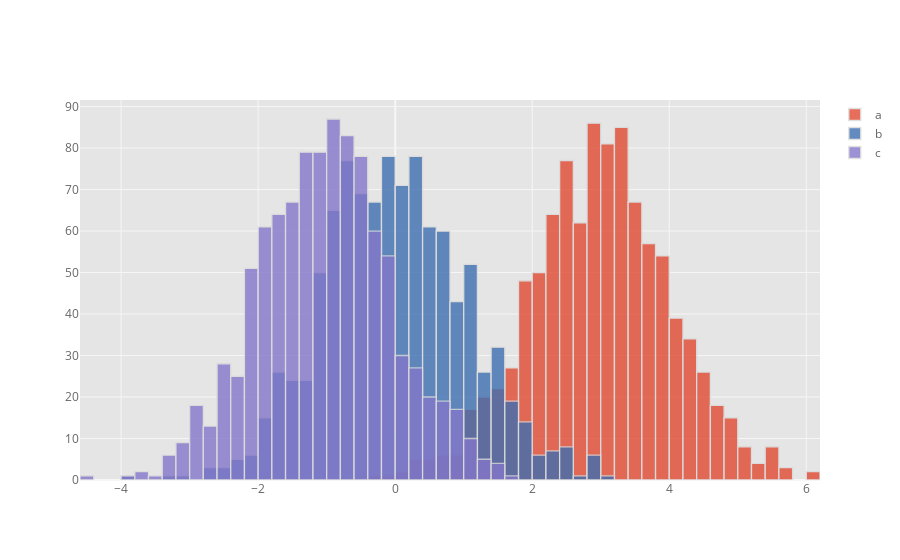

The notebook cell this image was saved under:
### Code cell
df.iplot(kind='histogram')

### Figure 1 — Plotly figure (JSON) as saved in the notebook; plotly's stock layout.template omitted (floating-point values rounded to 4 significant figures; data arrays with more than 128 entries replaced by an {"elided": "..."} marker saying what was removed)
{"data": [{"histfunc": "count", "histnorm": "", "marker": {"color": "rgba(226, 74, 51, 1.0)", "line": {"color": "#D9D9D9", "width": 1.3}}, "name": "a", "opacity": 0.8, "orientation": "v", "type": "histogram", "x": {"elided": "1000 float values"}}, {"histfunc": "count", "histnorm": "", "marker": {"color": "rgba(62, 111, 176, 1.0)", "line": {"color": "#D9D9D9", "width": 1.3}}, "name": "b", "opacity": 0.8, "orientation": "v", "type": "histogram", "x": {"elided": "1000 float values"}}, {"histfunc": "count", "histnorm": "", "marker": {"color": "rgba(132, 118, 202, 1.0)", "line": {"color": "#D9D9D9", "width": 1.3}}, "name": "c", "opacity": 0.8, "orientation": "v", "type": "histogram", "x": {"elided": "1000 float values"}}], "layout": {"barmode": "overlay", "legend": {"bgcolor": "#FFFFFF", "font": {"color": "#666666"}}, "paper_bgcolor": "#FFFFFF", "plot_bgcolor": "#E5E5E5", "title": {"font": {"color": "#151516"}}, "xaxis": {"gridcolor": "#F6F6F6", "showgrid": true, "tickfont": {"color": "#666666"}, "title": {"font": {"color": "#666666"}, "text": ""}, "zerolinecolor": "#F6F6F6"}, "yaxis": {"gridcolor": "#F6F6F6", "showgrid": true, "tickfont": {"color": "#666666"}, "title": {"font": {"color": "#666666"}, "text": ""}, "zerolinecolor": "#F6F6F6"}}}
